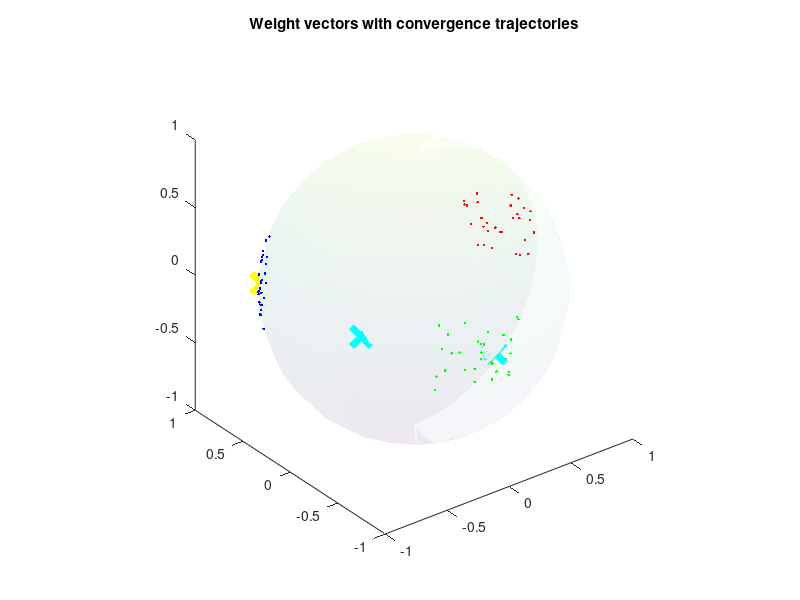
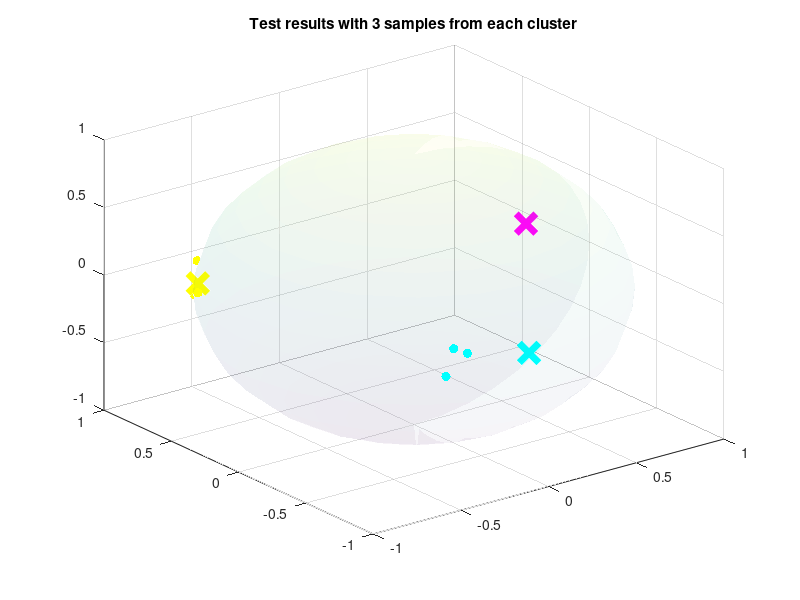

Write the MATLAB code that produced these figures, in order.
% EE550 HW4

%% Initialization
clear ; close all; clc


%% Generating 3-D Dataset

% Creating 3 Clusters from spherical coordinates
rng('shuffle');
rvals = 0.5*rand(30,1)-0.2;
elevation = asin(rvals);
azimuth_reg1 = pi/5*rand(30,1);
azimuth_reg2 = 2*pi/3 + pi/5*rand(30,1);
azimuth_reg3 = 4*pi/3 + pi/5*rand(30,1);

%Converting to cartesian
[x1,y1,z1] = sph2cart(azimuth_reg1,elevation,1);
[x2,y2,z2] = sph2cart(azimuth_reg2,elevation,1);
[x3,y3,z3] = sph2cart(azimuth_reg3,elevation,1);
[x4,y4,z4] = sphere ;




%% Plotting the sample vectors
fprintf("Plotting the sample vectors with random weights...\n");
figure
plot3(x1,y1,z1,'.', 'Color', 'red')
hold on;
plot3(x2,y2,z2,'.', 'Color', 'blue')
plot3(x3,y3,z3,'.', 'Color', 'green')
surf(x4,y4,z4,'FaceAlpha',0.05, 'LineStyle', 'none');
axis equal



%% Creating random normalized weight vectors

lineWidth = 5;
area = 200;
cross1_color = 'cyan';
cross2_color = 'yellow';
cross3_color = 'magenta';

w1 = .02*rand(3,1)-.01;
w1 = w1 ./ norm(w1);

w2 = .02*rand(3,1)-.01;
w2 = w2 ./ norm(w2);

w3 = .02*rand(3,1)-.01;
w3 = w3 ./ norm(w3);


%Plotting the initial random weights
scatter3(w1(1),w1(2),w1(3), area, 'x',...
    'LineWidth', lineWidth, 'MarkerEdgeColor', cross1_color);
scatter3(w2(1),w2(2),w2(3), area, 'x',...
    'LineWidth', lineWidth, 'MarkerEdgeColor', cross2_color);
scatter3(w3(1),w3(2),w3(3), area, 'x',...
    'LineWidth', lineWidth, 'MarkerEdgeColor', cross3_color);

title("Sample vectors with random weights");

fprintf("Program paused. Press any key to continue...\n\n");
pause;


%% Learning algorithm for winner take-all network

%Preparing the variables
w = [w1, w2, w3];
zeta_total = [x1(1:27), y1(1:27), z1(1:27); x2(1:27), y2(1:27), z2(1:27);...
    x3(1:27), y3(1:27), z3(1:27)];
zeta_total(randperm(length(zeta_total)));
w_past = zeros(81,3,3);
eta = 0.25;

%Learning
for i = 1:81
    %Keep track of past data
    w_past(i,:,:) = w;
    o = zeros(3,1);
    zeta = zeta_total(i, :);
    
    %Calculating distances
    dist1 = norm(zeta' - w(:,1));
    dist2 = norm(zeta' - w(:,2));
    dist3 = norm(zeta' - w(:,3));
   
    %Taking their minimum idx
    [~, winnerIdx]= min([dist1 dist2 dist3]);
    o(winnerIdx) = 1;
    
    %Updating only the winer
    w = w + eta * (o' .* (zeta' - w)); 
      
end



%% Plotting weights after learning
fprintf("Plotting trajectories on the same graph...\n");

%Plotting trajectories
plot3(w_past(:,1,1),w_past(:,2,1),w_past(:,3,1),...
    'Color', cross1_color, 'LineWidth', 1);
plot3(w_past(:,1,2),w_past(:,2,2),w_past(:,3,2),...
    'Color', cross2_color, 'LineWidth', 1);
plot3(w_past(:,1,3),w_past(:,2,3),w_past(:,3,3),...
    'Color', cross3_color,'LineWidth', 1);

%Plotting the converged weights
scatter3(w(1,1),w(2,1),w(3,1), area, 'x',...
'LineWidth', lineWidth, 'MarkerEdgeColor', cross1_color);
scatter3(w(1,2),w(2,2),w(3,2), area, 'x',...
'LineWidth', lineWidth, 'MarkerEdgeColor', cross2_color);
scatter3(w(1,3),w(2,3),w(3,3), area, 'x',...
'LineWidth', lineWidth, 'MarkerEdgeColor', cross3_color);

title("Weight vectors with convergence trajectories");

fprintf("Program paused. Press any key to continue...\n\n");
pause;


%% Testing the algorithm

fprintf("Testing the algorithm with 9 samples...\n");

%Getting the samples
zeta_t = [x1(28:end), y1(28:end), z1(28:end); x2(28:end), y2(28:end),...
    z2((28:end)); x3(28:end), y3(28:end), z3(28:end)];

%Plotting the weights
figure;
scatter3(w(1,1),w(2,1),w(3,1), area, 'x',...
'LineWidth', lineWidth, 'MarkerEdgeColor', cross1_color);
hold on;
scatter3(w(1,2),w(2,2),w(3,2), area, 'x',...
'LineWidth', lineWidth, 'MarkerEdgeColor', cross2_color);
scatter3(w(1,3),w(2,3),w(3,3), area, 'x',...
'LineWidth', lineWidth, 'MarkerEdgeColor', cross3_color);
surf(x4,y4,z4,'FaceAlpha',0.05, 'LineStyle', 'none');



for i = 1:9
    
    %Getting the net input
    h = zeta_t(i,:) * w; 
    
    %Getting the index of the most probable cluster 
    [~, prediction] = max(h);
    
    %Based on the prediction, assigning the colors of the weights.
    switch prediction
        case 1
            color = cross1_color;
        case 2
            color = cross2_color;
        case 3
            color = cross3_color;
    end
    
    %Plotting the new data points, with assigned colors.
    plot3(zeta_t(i,1), zeta_t(i,2), zeta_t(i,3), '.', 'Color', color,...
        'MarkerSize', 20);
    
end
title("Test results with 3 samples from each cluster");

fprintf("Program ended. Press any key to exit...\n\n");
pause;
close all;

















